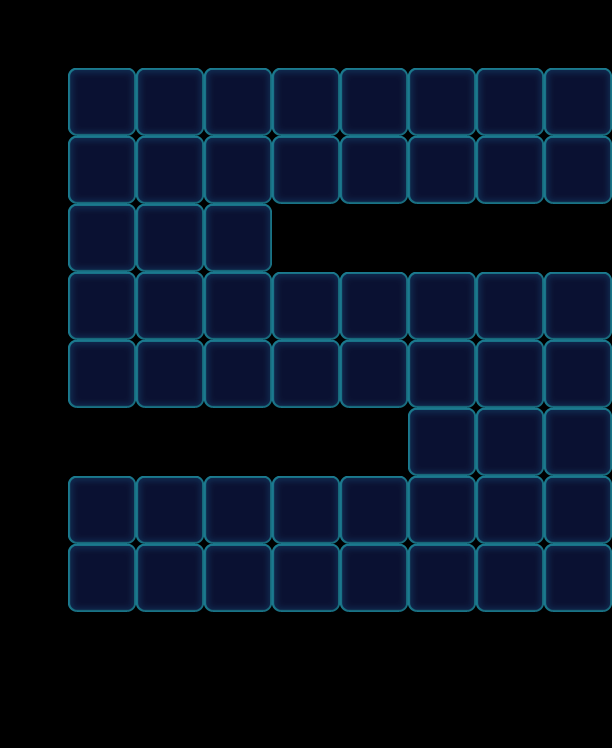

Below is a game level as drawn by its tile map, then a one-line description and the .tmx that defines it (tile-layer data replaced by summaries):
An orthogonal 9x11 tile map with 68x68 px tiles, 1 tile layer (Valid), 2 tilesets and 16 objects (8x Boss, 8x Factory_Normal).

<map version="1.0" orientation="orthogonal" width="9" height="11" tilewidth="68" tileheight="68">
 <properties>
  <property name="Connect" value="15,37,1|25,47,1|35,57,1|42,64,1|52,74,1|62,84,1" />
 </properties>
 <tileset firstgid="1" name="game_grid1" tilewidth="68" tileheight="68">
  <image source="game_grid1.png" width="68" height="68" />
 </tileset>
 <tileset firstgid="2" name="map" tilewidth="68" tileheight="68">
  <image source="map.png" width="1024" height="1024" />
 </tileset>
 <layer name="Valid" width="9" height="11">
  <data>[99 cells, 54 non-empty, 1 distinct tile ids]</data>
 </layer>
 <objectgroup name="BottomObj" width="9" height="11" />
 <objectgroup name="MiddleObj" width="9" height="11" />
 <objectgroup color="#000000" name="TopObj" width="9" height="11">
  <object name="10" type="Boss" x="476" y="68" width="68" height="68">
   <properties>
    <property name="BossName" value="ColorLeft" />
    <property name="BossType" value="ColorBoss" />
    <property name="BossTypeConfig" value="Blue,Green,Yellow,Pink,Purple" />
   </properties>
  </object>
  <object name="10" type="Boss" x="68" y="476" width="68" height="68">
   <properties>
    <property name="BossName" value="Color2" />
    <property name="BossType" value="ColorBoss" />
    <property name="BossTypeConfig" value="Blue,Green,Yellow,Pink,Purple" />
   </properties>
  </object>
  <object name="10" type="Factory_Normal" x="68" y="0" width="68" height="68">
   <properties>
    <property name="FactoryColorsConfig" value="Blue,Green,Yellow,Pink,Purple" />
   </properties>
  </object>
  <object name="10" type="Factory_Normal" x="136" y="0" width="68" height="68">
   <properties>
    <property name="FactoryColorsConfig" value="Blue,Green,Yellow,Pink,Purple" />
   </properties>
  </object>
  <object name="10" type="Factory_Normal" x="204" y="0" width="68" height="68">
   <properties>
    <property name="FactoryColorsConfig" value="Blue,Green,Yellow,Pink,Purple" />
   </properties>
  </object>
  <object name="10" type="Factory_Normal" x="272" y="0" width="68" height="68">
   <properties>
    <property name="FactoryColorsConfig" value="Blue,Green,Yellow,Pink,Purple" />
   </properties>
  </object>
  <object name="10" type="Factory_Normal" x="340" y="0" width="68" height="68">
   <properties>
    <property name="FactoryColorsConfig" value="Blue,Green,Yellow,Pink,Purple" />
   </properties>
  </object>
  <object name="10" type="Factory_Normal" x="408" y="0" width="68" height="68">
   <properties>
    <property name="FactoryColorsConfig" value="Blue,Green,Yellow,Pink,Purple" />
   </properties>
  </object>
  <object name="10" type="Boss" x="544" y="68" width="68" height="68">
   <properties>
    <property name="BossName" value="ColorLeft" />
    <property name="BossType" value="ColorBoss" />
    <property name="BossTypeConfig" value="Blue,Green,Yellow,Pink,Purple" />
   </properties>
  </object>
  <object name="10" type="Boss" x="476" y="136" width="68" height="68">
   <properties>
    <property name="BossName" value="ColorLeft" />
    <property name="BossType" value="ColorBoss" />
    <property name="BossTypeConfig" value="Blue,Green,Yellow,Pink,Purple" />
   </properties>
  </object>
  <object name="10" type="Boss" x="544" y="136" width="68" height="68">
   <properties>
    <property name="BossName" value="ColorLeft" />
    <property name="BossType" value="ColorBoss" />
    <property name="BossTypeConfig" value="Blue,Green,Yellow,Pink,Purple" />
   </properties>
  </object>
  <object name="10" type="Boss" x="136" y="476" width="68" height="68">
   <properties>
    <property name="BossName" value="Color2" />
    <property name="BossType" value="ColorBoss" />
    <property name="BossTypeConfig" value="Blue,Green,Yellow,Pink,Purple" />
   </properties>
  </object>
  <object name="10" type="Boss" x="68" y="544" width="68" height="68">
   <properties>
    <property name="BossName" value="Color2" />
    <property name="BossType" value="ColorBoss" />
    <property name="BossTypeConfig" value="Blue,Green,Yellow,Pink,Purple" />
   </properties>
  </object>
  <object name="10" type="Boss" x="136" y="544" width="68" height="68">
   <properties>
    <property name="BossName" value="Color2" />
    <property name="BossType" value="ColorBoss" />
    <property name="BossTypeConfig" value="Blue,Green,Yellow,Pink,Purple" />
   </properties>
  </object>
  <object name="10" type="Factory_Normal" x="272" y="204" width="68" height="68">
   <properties>
    <property name="FactoryColorsConfig" value="Blue,Green,Yellow,Pink,Purple" />
   </properties>
  </object>
  <object name="10" type="Factory_Normal" x="340" y="204" width="68" height="68">
   <properties>
    <property name="FactoryColorsConfig" value="Blue,Green,Yellow,Pink,Purple" />
   </properties>
  </object>
 </objectgroup>
</map>
